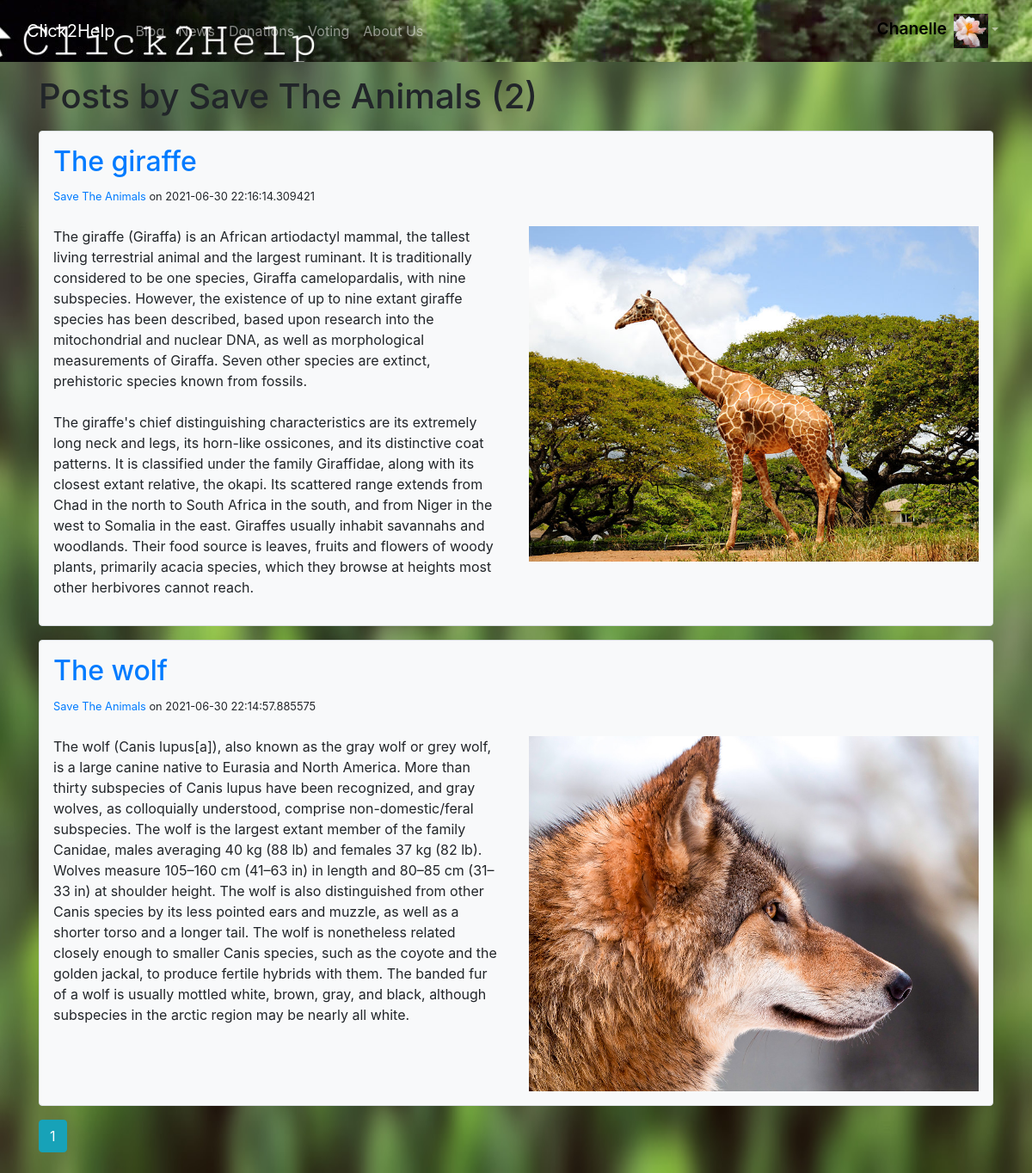
Screenshot of /blog/Save The Animals (signed in) with the database file from the repository.
### website/models.py (models this page shows, shortened)
class User(db.Model, UserMixin):
    id = db.Column(db.Integer, primary_key=True)
    email = db.Column(db.String(150), unique=True)
    password = db.Column(db.String(150))
    user_name = db.Column(db.String(150), unique=True)
    displayed_name = db.Column(db.String(150))
    is_user = db.Column(db.Boolean, default=False)
    is_charity = db.Column(db.Boolean, default=False)
    is_mod = db.Column(db.Boolean, default=False)
    is_company = db.Column(db.Boolean, default=False)
    image_file = db.Column(db.String(50), nullable=False, default='default.jpg')
    has_voted = db.Column(db.Boolean, default=False)
    all_donations = db.Column(db.String(100), default="0")
    description = db.Column(db.String(1000), default="")
    street = db.Column(db.String(50), default="")
    postalcode = db.Column(db.String(50), default="")
    city = db.Column(db.String(50), default="")
    link = db.Column(db.String(200), default="")
    phone_number = db.Column(db.String(50), default="")

class BlogPost(db.Model):
    id = db.Column(db.Integer, primary_key=True)
    title = db.Column(db.String(150), nullable=False, unique=True)
    content = db.Column(db.Text, nullable=False)
    posted_by = db.Column(db.String(150), nullable=False, default='N/A')
    posted_on = db.Column(db.DateTime, nullable=False, default=datetime.now())
    post_image = db.Column(db.String(50))

### website/views.py (the view)
@views.route("/blog/<string:posted_by>")
@login_required
def charity_posts(posted_by):
    page = request.args.get('page', 1, type=int)
    poster = BlogPost.query.filter_by(posted_by=posted_by).first_or_404()
    posts = BlogPost.query.filter_by(posted_by=posted_by).order_by(
        BlogPost.posted_on.desc()).paginate(page=page, per_page=5)
    return render_template('charity_posts.html', posts=posts, user=current_user, poster=poster)

### website/__init__.py (called while the page is built)
def create_app():
    from .views import views
    from .auth import auth
    app.register_blueprint(views, url_prefix='/')
    app.register_blueprint(auth, url_prefix='/')
    from .models import User, BlogPost, Voting
    create_database(app)
    login_manager = LoginManager()
    login_manager.login_view = 'auth.login'
    login_manager.init_app(app)
    @login_manager.user_loader
    def load_user(id):
        return User.query.get(int(id))
    return app

### website/templates/charity_posts.html (shortened to what this page needs)
{% extends "base.html" %} {% block title %}Sorted Posts{% endblock %}
{% block content %}
    <div  class="mt-3">
        <h1 style="display: inline"> Posts by {{ poster.posted_by }} ({{ posts.total }}) </h1>
    </div>
    {% for post in posts.items %}
    <div class="container p-3 border bg-light rounded mt-3">
        <div class="row">
            <div class="col-6">
    <h2><a href="{{ url_for('views.charity_post_comments', title=post.title) }}">{{post.title}}</a></h2>
    <small><a href="{{ url_for('views.profiles', posted_by=post.posted_by) }}">{{post.posted_by}} </a> on {{post.posted_on}} </small>
    </div>
    <div class="col-6 text-right">
    </div>
    <div class="col-6 mt-4">
    <p style="white-space: pre-wrap">{{post.content}}</p>
    </div>
    <div class="col-6 mt-4">
    {% if post.post_image %}
    <img class="img-fluid" src="/static/images/{{ post.post_image }}">
    {% endif %}
    </div></div></div>
    {% endfor %}
    <div class="mt-3">
    {% for page_num in posts.iter_pages(left_edge=1, right_edge=1, left_current=1, right_current=2) %}
        {% if page_num %}
            {% if posts.page == page_num %}
                <a class="btn btn-info mb-4" href="{{ url_for('views.charity_posts', posted_by=poster.posted_by, page=page_num) }}">{{ page_num }}</a>
            {% else %}
                <a class="btn btn-outline-info mb-4" href="{{ url_for('views.charity_posts', posted_by=poster.posted_by, page=page_num) }}">{{ page_num }}</a>
            {% endif %}
        {% else %}
            ...
        {% endif %}
    {% endfor %}
    </div>
{% endblock %}

### website/templates/base.html (shortened to what this page needs)
<!DOCTYPE html>
<html>
  <head>
    <link
    rel="stylesheet"
    href="https://stackpath.bootstrapcdn.com/bootstrap/4.4.1/css/bootstrap.min.css"
    />
    <link
    rel="stylesheet"
    href="https://stackpath.bootstrapcdn.com/font-awesome/4.7.0/css/font-awesome.min.css"
    />
    <link rel="stylesheet" href="{{url_for('static', filename='style.css')}}">
  </head>
  <body>
    <nav class="navbar navbar-expand-lg navbar-dark banner navbar-color">
      <div class="container-fluid">
        <a class="navbar-brand" id="home" href="/">Click2Help</a>
      <div class="collapse navbar-collapse navbar-nav" id="navbarNavDropdown">
          {% if user.is_authenticated %}
          <a class="nav-item nav-link" id="blog" href="/blog">Blog</a>
          <a class="nav-item nav-link" id="news" href="/news">News</a>
          {% if user.is_user or user.is_company %}
          <a class="nav-item nav-link" id="donations" href="/donations">Donations</a>
          {% endif %}
          {% if user.is_user or user.is_charity %}
          <a class="nav-item nav-link" id="voting" href="/voting">Voting</a>
          {% endif %}
          <a class="nav-item nav-link" id="login" href="/about_us">About Us</a>
          <ul class="navbar-nav ml-auto">
            <li class="nav-item dropdown">
          <a class="nav-link dropdown-toggle" href="#" id="navbarDropdownMenuLink" role="button" data-bs-toggle="dropdown" aria-expanded="false"><span class="banner-text">{{user.displayed_name}}</span><img class="ml-2" src="/static/images/{{ user.image_file }}" alt="" width="40" height="40"></a>
            </li></ul>
          {% endif %}
        </div>
      </div>
    </nav>
    <div class="container">{% block content %} {% endblock %}</div>
  </body>
</html>

### website/static/style.css (style rules this page uses)
body { background-image: url("./images/Background1.JPEG"); background-repeat: no-repeat; background-attachment: fixed; background-size: 100% 100%; }
.banner { background-image: url("./images/Banner2.JPEG"); background-repeat: no-repeat; background-position: right; max-width: 100%; max-height: auto; }
.navbar-color { background-color: black; }
.banner-text { color:black; font-weight: 600; font-size:larger; }

### rows the page displays
User: displayed_name "Chanelle", image_file (picture)
BlogPost: posted_by "Save The Animals", title "The wolf", posted_on "2021-06-30 22:14:57.885575", content "The wolf (Canis lupus[a]), also known as the gray wolf or grey wolf, is a large canine native to Eurasia and North America. More than thirty subspecies of Canis lupus have been recognized, and gray wolves, as colloquially understood, comprise non-domestic/feral subspecies. The wolf is the largest extant member of the family Canidae, males averaging 40 kg (88 lb) and females 37 kg (82 lb). Wolves measure 105–160 cm (41–63 in) in length and 80–85 cm (31–33 in) at shoulder height. The wolf is also distinguished from other Canis species by its less pointed ears and muzzle, as well as a shorter torso and a longer tail. The wolf is nonetheless related closely enough to smaller Canis species, such…", post_image (picture)
BlogPost: title "The giraffe", posted_by "Save The Animals", posted_on "2021-06-30 22:16:14.309421", content "The giraffe (Giraffa) is an African artiodactyl mammal, the tallest living terrestrial animal and the largest ruminant. It is traditionally considered to be one species, Giraffa camelopardalis, with nine subspecies. However, the existence of up to nine extant giraffe species has been described, based upon research into the mitochondrial and nuclear DNA, as well as morphological measurements of Giraffa. Seven other species are extinct, prehistoric species known from fossils. The giraffe's chief distinguishing characteristics are its extremely long neck and legs, its horn-like ossicones, and its distinctive coat patterns. It is classified under the family Giraffidae, along with its closest…", post_image (picture)

### other values shown
{{ posts.total }} "2"
{{ page_num }} "1"
